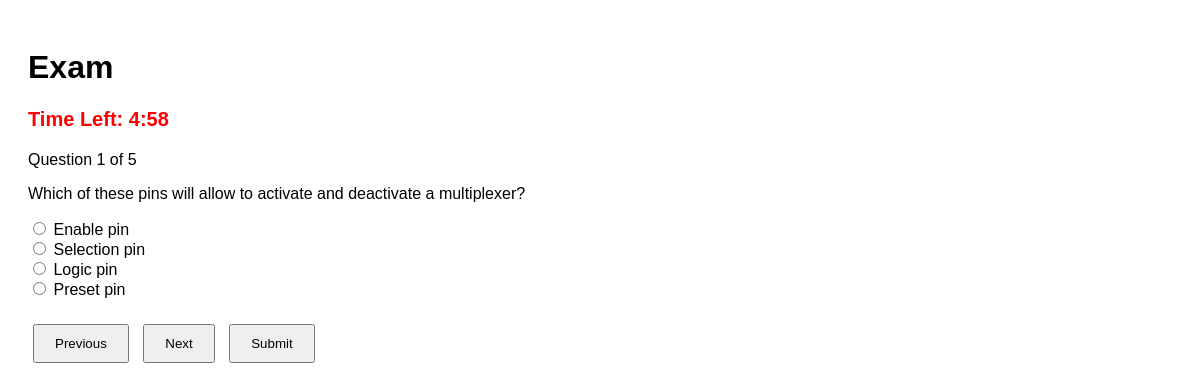
Page /Student_Allpage/exam.php?paper_id=10 (signed in) on the committed database.
### tables this page shows
CREATE TABLE `exam_questions` (
  `question_id` int(11) NOT NULL,
  `paper_id` int(11) DEFAULT NULL,
  `question` text NOT NULL,
  `option1` varchar(255) NOT NULL,
  `option2` varchar(255) NOT NULL,
  `option3` varchar(255) NOT NULL,
  `option4` varchar(255) NOT NULL,
  `correct_answer` varchar(255) NOT NULL
);

### Student_Allpage/exam.php (the view, shortened to what this page needs)
<?php
include '../config.php';
$paper_id = isset($_GET['paper_id']) ? intval($_GET['paper_id']) : 0;
$questions_query = "SELECT * FROM exam_questions WHERE paper_id = '$paper_id'";
$questions_result = mysqli_query($conn, $questions_query);
$questions = [];
while ($row = mysqli_fetch_assoc($questions_result)) {
    $questions[] = $row;
}
$total_questions = count($questions);
?>
<!DOCTYPE html>
<html lang="en">
<head>
</head>
<body>
    <h1>Exam</h1>
    <p class="timer">Time Left: <span id="timer"></span></p>
    <p>Question <span id="current_question_num">1</span> of <span
            id="total_questions"><?php echo $total_questions; ?></span></p>
    <form action="submit_exam.php?paper_id=<?php echo $paper_id; ?>" method="POST">
        <div id="questions-container">
            <?php foreach ($questions as $index => $question): ?>
                <div class="question" id="question-<?php echo $index; ?>" style="display: none;">
                    <p><?php echo $question['question']; ?></p>
                    <div class="question-options">
                        <label><input type="radio" name="answer<?php echo $index; ?>"
                                value="<?php echo $question['option1']; ?>">
                            <?php echo $question['option1']; ?></label><br>
                        <label><input type="radio" name="answer<?php echo $index; ?>"
                                value="<?php echo $question['option2']; ?>">
                            <?php echo $question['option2']; ?></label><br>
                        <label><input type="radio" name="answer<?php echo $index; ?>"
                                value="<?php echo $question['option3']; ?>">
                            <?php echo $question['option3']; ?></label><br>
                        <label><input type="radio" name="answer<?php echo $index; ?>"
                                value="<?php echo $question['option4']; ?>">
                            <?php echo $question['option4']; ?></label>
                    </div>
                </div>
            <?php endforeach; ?>
        </div>
        <div>
            <button type="button" id="prev" onclick="navigate('prev')">Previous</button>
            <button type="button" id="next" onclick="navigate('next')">Next</button>
            <button type="submit" name="action" value="submit">Submit</button>
        </div>
    </form>
</body>
</html>

### Student_Allpage/exam.php (style rules this page uses)
body { font-family: Arial, sans-serif; padding: 20px; }
.question { margin-bottom: 20px; }
.timer { font-size: 20px; font-weight: bold; color: red; }
.question-options { margin-bottom: 15px; }
button { padding: 10px 20px; margin: 5px; }

### rows in the picture
exam_questions: question "Which of these pins will allow to activate and deactivate a multiplexer?", option1 "Enable pin", option2 "Selection pin", option3 "Logic pin", option4 "Preset pin"

### other values in the picture
$total_questions "5"
